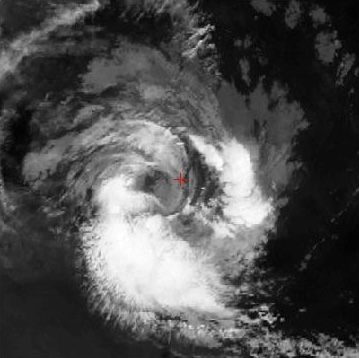
#> input picture uploads/sat_003c2e05.jpg, 359 x 358 px
$ python -i augmentation.py   (imports and definitions only)
#> lines starting #> are read from the running program, lines starting #| are printed output that depends on the picture
#> further down, picture is the input picture: shape (358, 359, 3); mean B, G, R 79.2, 79.2, 79.3
import cv2
import numpy as np
import random
from typing import Tuple

def rotate_image(img: np.ndarray, angle_deg: int) -> np.ndarray:
    """
    Rotates image by 90, 180, or 270 degrees without clipping.
    """
#> called with angle_deg = 270
    if angle_deg == 90:
        return cv2.rotate(img, cv2.ROTATE_90_CLOCKWISE)
    elif angle_deg == 180:
        return cv2.rotate(img, cv2.ROTATE_180)
    elif angle_deg == 270:
        return cv2.rotate(img, cv2.ROTATE_90_COUNTERCLOCKWISE)
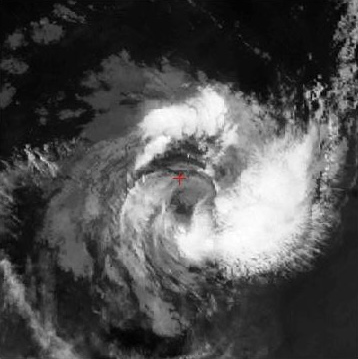
#> returned value: shape (359, 358, 3); mean of channels 0, 1, 2 79.2, 79.2, 79.3; drawn as B, G, R
    return img

def flip_image(img: np.ndarray, mode: str = 'horizontal') -> np.ndarray:
    """
    Flips image horizontally or vertically.
    """
#> called with mode = 'horizontal'
    if mode == 'horizontal':
        return cv2.flip(img, 1)
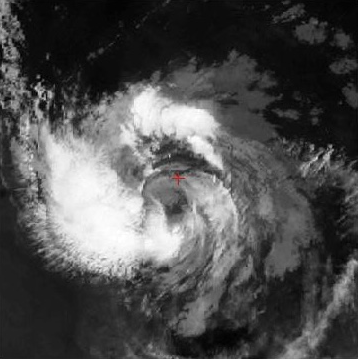
#> returned value: shape (359, 358, 3); mean of channels 0, 1, 2 79.2, 79.2, 79.3; drawn as B, G, R
    elif mode == 'vertical':
        return cv2.flip(img, 0)
    elif mode == 'both':
        return cv2.flip(img, -1)
    return img

def adjust_brightness_contrast(img: np.ndarray, alpha: float = 1.0, beta: int = 0) -> np.ndarray:
    """
    Adjusts brightness (beta) and contrast (alpha).
    """
#> called with alpha = 0.862, beta = 15
    adjusted = cv2.convertScaleAbs(img, alpha=alpha, beta=beta)
    return adjusted

def add_satellite_sensor_noise(img: np.ndarray, noise_sigma: float = 8.0) -> np.ndarray:
    """
    Simulates satellite scanline / radiometric noise.
    """
    h, w, c = img.shape
    noise = np.random.normal(0, noise_sigma, (h, w, c)).astype(np.float32)
    noisy = np.clip(img.astype(np.float32) + noise, 0, 255).astype(np.uint8)
    return noisy

def random_satellite_augmentation(img: np.ndarray) -> np.ndarray:
    """
    Applies a randomized pipeline of meteorological-safe transformations.
    """
    augmented = img.copy()

    # Random 90 deg rotation
    angle = random.choice([0, 90, 180, 270])
    if angle > 0:
        augmented = rotate_image(augmented, angle)

    # Random flip
    flip_choice = random.choice(['none', 'horizontal', 'vertical'])
    if flip_choice != 'none':
        augmented = flip_image(augmented, flip_choice)

    # Slight brightness/contrast shift
    alpha = random.uniform(0.85, 1.15)
    beta = random.randint(-15, 15)
    augmented = adjust_brightness_contrast(augmented, alpha, beta)

    return augmented

>>> import cv2
>>> picture = cv2.imread('../uploads/sat_003c2e05.jpg')
>>> result = random_satellite_augmentation(picture)

$ run again, on uploads/sat_1efb4adb.jpg
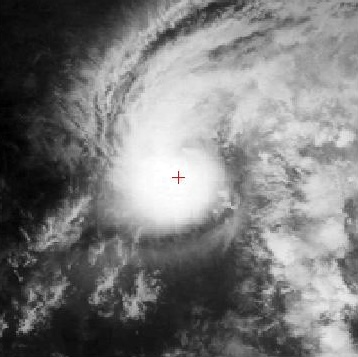
#> input picture uploads/sat_1efb4adb.jpg, 358 x 357 px
#> picture is the input picture: shape (357, 358, 3); mean B, G, R 121.7, 121.7, 121.7
#> in rotate_image, `return cv2.rotate(img, cv2.ROTATE_90_COUNTERCLOCKWISE)`:
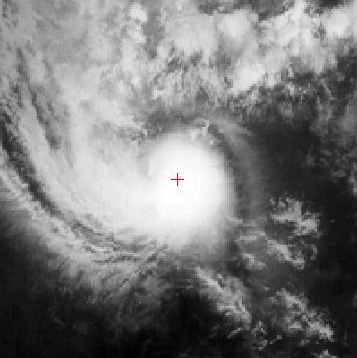
#> returned value: shape (358, 357, 3); mean of channels 0, 1, 2 121.7, 121.7, 121.7; drawn as B, G, R
#> in flip_image, `return cv2.flip(img, 1)`:
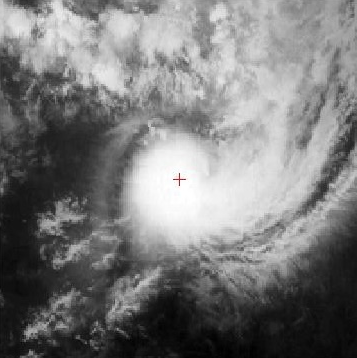
#> returned value: shape (358, 357, 3); mean of channels 0, 1, 2 121.7, 121.7, 121.7; drawn as B, G, R

$ run again, on uploads/sat_bd4bdc04.jpg
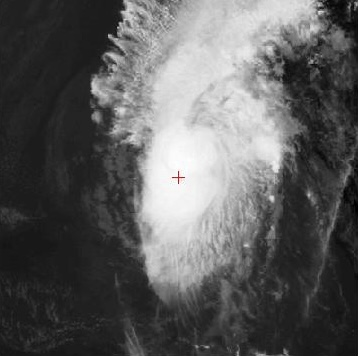
#> input picture uploads/sat_bd4bdc04.jpg, 358 x 356 px
#> picture is the input picture: shape (356, 358, 3); mean B, G, R 92.3, 92.3, 92.3
#> in rotate_image, `return cv2.rotate(img, cv2.ROTATE_90_COUNTERCLOCKWISE)`:
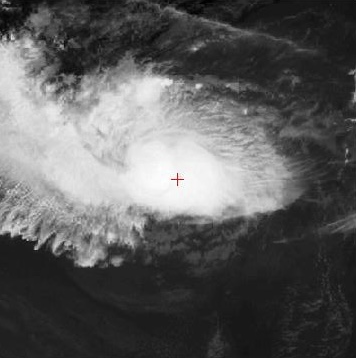
#> returned value: shape (358, 356, 3); mean of channels 0, 1, 2 92.3, 92.3, 92.3; drawn as B, G, R
#> in flip_image, `return cv2.flip(img, 1)`:
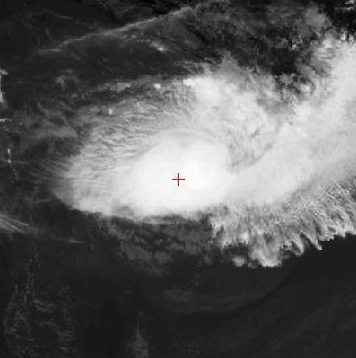
#> returned value: shape (358, 356, 3); mean of channels 0, 1, 2 92.3, 92.3, 92.3; drawn as B, G, R

$ run again, on uploads/sat_ea9405d0.jpg
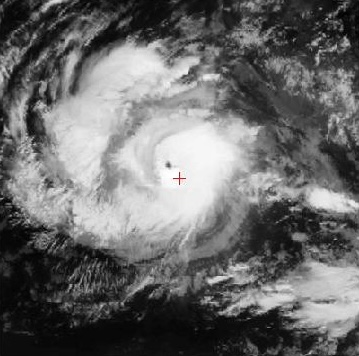
#> input picture uploads/sat_ea9405d0.jpg, 359 x 356 px
#> picture is the input picture: shape (356, 359, 3); mean B, G, R 105.6, 105.6, 105.7
#> in rotate_image, `return cv2.rotate(img, cv2.ROTATE_90_COUNTERCLOCKWISE)`:
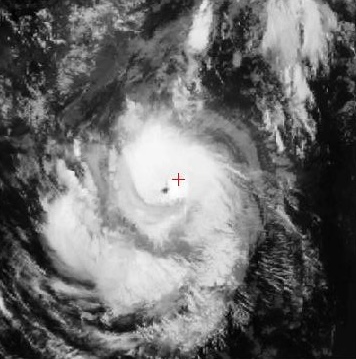
#> returned value: shape (359, 356, 3); mean of channels 0, 1, 2 105.6, 105.6, 105.7; drawn as B, G, R
#> in flip_image, `return cv2.flip(img, 1)`:
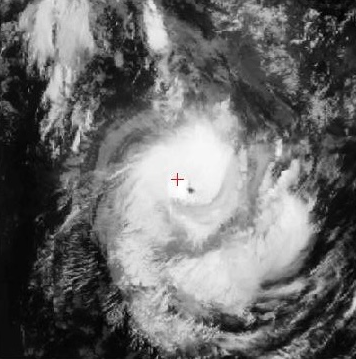
#> returned value: shape (359, 356, 3); mean of channels 0, 1, 2 105.6, 105.6, 105.7; drawn as B, G, R
